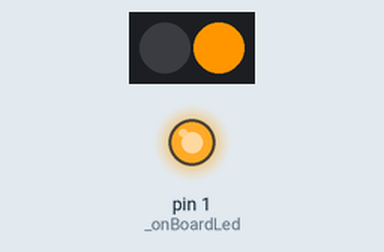
Recording of a sketch running on a simulated Arduino Uno, built with avr-gcc and run on an emulated ATmega328P. Parts: 2 RGB LEDs in strip order, left to right, output pins drawn as LEDs (lit = HIGH).

Above: at 0.15 s.
At 10.81 s:
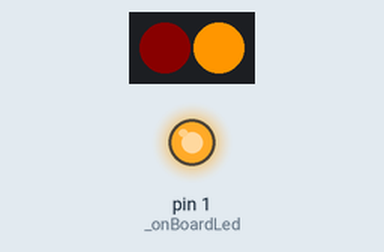
At 19.95 s:
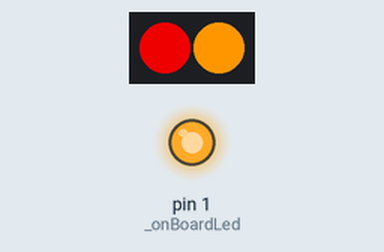
At 39.75 s:
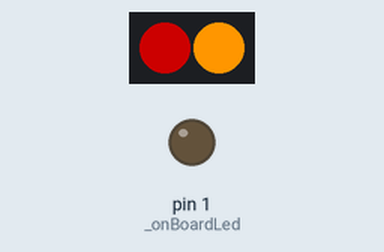
Timing chart, 0 to 40.0 s (numbered marks = the images above):
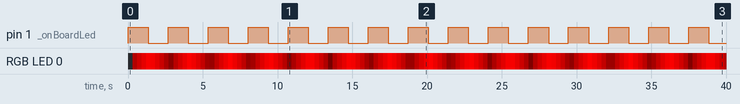

Measured:
- by itself, pin 1 (_onBoardLed): alternates HIGH for 1.3 s and LOW for 1.3 s
- by itself, RGB LED 0: off → RGB(58, 0, 0) at 0.31 s, → RGB(116, 0, 0) 0.30 s later, → RGB(174, 0, 0) 0.30 s later, → RGB(232, 0, 0) 0.30 s later, … (130 changes in this stretch)

The sketch:

Gobble3000.ino
```cpp
/// Gobble3000
/// Description: A silly first grade school project that manipulates a few LEDs using an Adafruit Gemma and Adafruit NeoPixels.
///                This is all to light up a picture of a turkey for Thanksgiving. Yes, really. The first NeoPixel will be red
///                and fade with a breathing effect, while the second NeoPixel will hold a steady yellow. The onboard LED on the Gemma
///                is set to blink.

#include <Adafruit_NeoPixel.h>

#define PIN             2    // Pin used for communicating with the NewPixel chain
#define MAXBRIGHTNESS   255  // Maximum brightness value for the NeoPixel
const int _onBoardLed = 1;   // Pin used for communicating with the onboard LED

// Parameter 1 = number of pixels in strip
// Parameter 2 = pin number (most are valid)
// Parameter 3 = pixel type flags, add together as needed:
//   NEO_KHZ800  800 KHz bitstream (most NeoPixel products w/WS2812 LEDs)
//   NEO_KHZ400  400 KHz (classic 'v1' (not v2) FLORA pixels, WS2811 drivers)
//   NEO_GRB     Pixels are wired for GRB bitstream (most NeoPixel products)
//   NEO_RGB     Pixels are wired for RGB bitstream (v1 FLORA pixels, not v2)
Adafruit_NeoPixel _strip = Adafruit_NeoPixel(2, PIN, NEO_GRB + NEO_KHZ800);

void setup()
{
    pinMode(_onBoardLed, OUTPUT);

    // Setup the NeoPixels
    _strip.begin();
    _strip.show(); // Initialize all pixels to 'off'
}

void loop()
{
    const int MAXLOOPCOUNT = 1;    // Adjust this value to set the breathing effect to your taste
    int neoPixelBrightness = 0;
    int onBoardLedValue = LOW;

    // Set the second NeoPixel to Yellow
    _strip.setPixelColor(1, _strip.Color(255, 150, 0));

    // This outer loop gives a better "breathing" effect when fading the first NeoPixel.
    // By skipping an iteration or two (configuraable via the MAXLOOPCOUNT value), it gives a nice
    //  pause between the "exhale" and the subsequent "inhale".
    for(int outerloop = 0; outerloop < MAXLOOPCOUNT; outerloop++)
    {
        // Set NeoPixel brightness for the breathing fade effect
        for(int i = 0; i < (MAXBRIGHTNESS * 2); i++)
        {
            if (i > MAXBRIGHTNESS)
            {
                // Inhale
                neoPixelBrightness = MAXBRIGHTNESS - (i - MAXBRIGHTNESS);
                onBoardLedValue = LOW;
            }
            else
            {
                // Exhale
                neoPixelBrightness = i;
                onBoardLedValue = HIGH;
            }

            // Only change the NeoPixel if we're on the first iteration of the outerloop
            if(outerloop == 0)
            {
                _strip.setPixelColor(0, _strip.Color(neoPixelBrightness, 0, 0));
            }

            _strip.show();

            digitalWrite(_onBoardLed, onBoardLedValue);

            delay(5);
        }
    }
}
```
